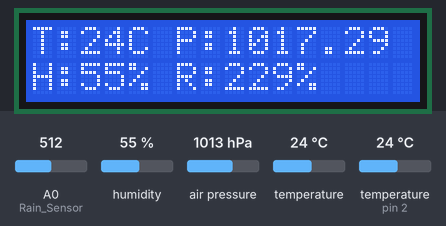
This sketch was run on a simulated Arduino Uno, built with avr-gcc and run on an emulated ATmega328P. On the bench: 16×2 character LCD. The inputs (shaded band) are chosen by the test bench; at power-on: A0 (Rain_Sensor) = 512, air pressure 1013 hPa, humidity 55 %, temperature (sensor on pin 2) 24 °C, temperature 24 °C. What the sketch prints to the serial monitor is not drawn.

Above: at 1.2 s.
1.3 s: A0 (Rain_Sensor) set to 785
At 3.8 s:
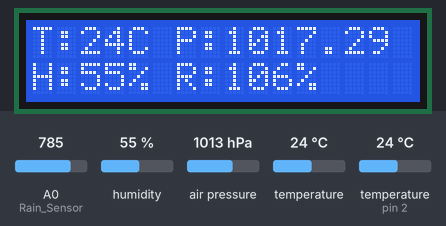
4.1 s: A0 (Rain_Sensor) set to 812
At 5.6 s:
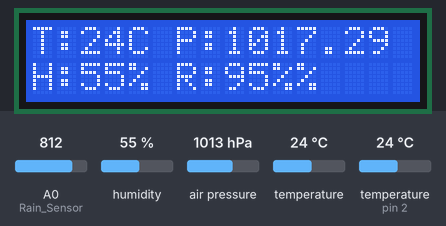
6.5 s: air pressure set to 952 hPa
At 8.3 s:
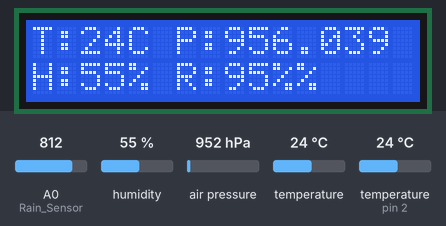
8.9 s: humidity set to 22 %
At 10.9 s:
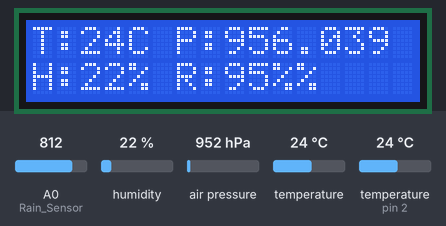
11.3 s: air pressure set to 1000 hPa
At 13.4 s:
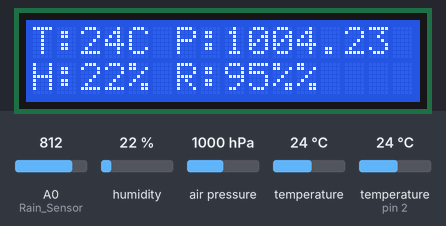
13.7 s: temperature (sensor on pin 2) set to 12 °C
At 15.8 s:
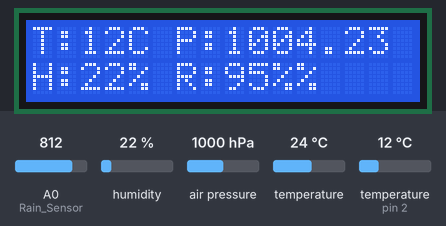
Timing chart, 0 to 17.0 s (numbered marks = the images above; inputs shaded):
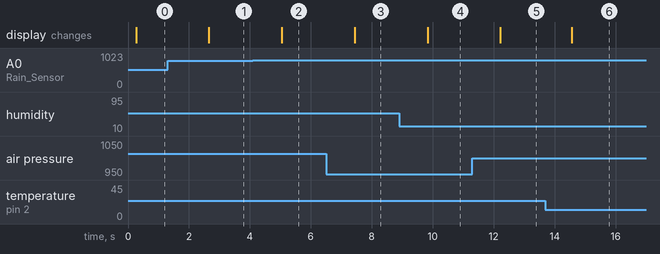

Measured:
- the behaviour switches between 802 and 803 on A0 (Rain_Sensor) (found by bisection; images 1 and 2)
- after the input at 1.3 s, the display: changes after 1.4 s (image 1)
- after the input at 4.1 s, the display: changes after 0.95 s (image 2)
- after the input at 6.5 s, the display: changes after 0.94 s (image 3)
- after the input at 8.9 s, the display: changes after 0.93 s (image 4)
- after the input at 11.3 s, the display: changes after 0.92 s (image 5)
- after the input at 13.7 s, the display: changes after 0.87 s (image 6)

The sketch:

Mini_Weather_Station.ino
```cpp
/*
Arduino Mini Weather Station
modified November 08 2020
by Arduino Projects PH
*/


#include <Wire.h>
#include <LiquidCrystal_I2C.h>
#include<dht.h>
#include <SFE_BMP180.h>

//I2C pins declaration
LiquidCrystal_I2C lcd(0x27, 2, 1, 0, 4, 5, 6, 7, 3, POSITIVE);

dht DHT;
#define DHT11_PIN 2
int temp;
int humid;

#define ALTITUDE 35.6 //Altitude where I live (change this to your altitude)
SFE_BMP180 pressure;


void setup() {
  Serial.begin(9600);
  lcd.begin(16,2);//Defining 16 columns and 2 rows of lcd display
  lcd.backlight();//To Power ON the back light
  pinMode(2,INPUT); //DHT11

  pinMode(A0, INPUT);       //Rain Sensor

   Serial.println("Program started");

  if (pressure.begin()) //If initialization was successful, continue
    Serial.println("BMP180 init success");
  else //Else, stop code forever
  {
    Serial.println("BMP180 init fail");
    while (1);
  }

}

void loop() {
  int chk = DHT.read11(DHT11_PIN); //Reading data from sensor
  temp = DHT.temperature;
  humid = DHT.humidity;

  int A_Rain = analogRead(A0);
  A_Rain = map(A_Rain, 800, 1023, 100, 0);

  char status;
  double T, P, p0; //Creating variables for temp, pressure and relative pressure


  status = pressure.startTemperature();
  if (status != 0) {
    delay(status);

    status = pressure.getTemperature(T);
    if (status != 0) {
      Serial.print("Temp: ");
      Serial.print(T, 1);
      Serial.println(" deg C");
 status = pressure.startPressure(3);

      if (status != 0) {
        delay(status);

        status = pressure.getPressure(P, T);
        if (status != 0) {
          Serial.print("Pressure measurement: ");
          Serial.print(P);
          Serial.println(" hPa (Pressure measured using temperature)");

          p0 = pressure.sealevel(P, ALTITUDE);
          Serial.print("Relative (sea-level) pressure: ");
          Serial.print(p0);
          Serial.println("hPa");
        }
      }
    }
  }


  Serial.print("You provided altitude: ");
  Serial.print(ALTITUDE, 0);
  Serial.println(" meters");


  lcd.setCursor(0,0);
  lcd.print("T:");
  lcd.print(temp);
  lcd.print("C");
  lcd.print(" ");
  lcd.print("P:");
  lcd.print(p0);


  lcd.setCursor(0,1);
  lcd.print("H:");
  lcd.print(humid);
  lcd.print("%");

  lcd.print(" ");
  lcd.print("R:");
  lcd.print(A_Rain);
  lcd.print("%");

  Serial.print("Current humidity = ");
  Serial.print(DHT.humidity);
  Serial.print("%  ");
  Serial.print("temperature = ");
  Serial.print(DHT.temperature);
  Serial.println("C  ");


  delay(1000);
}
```
